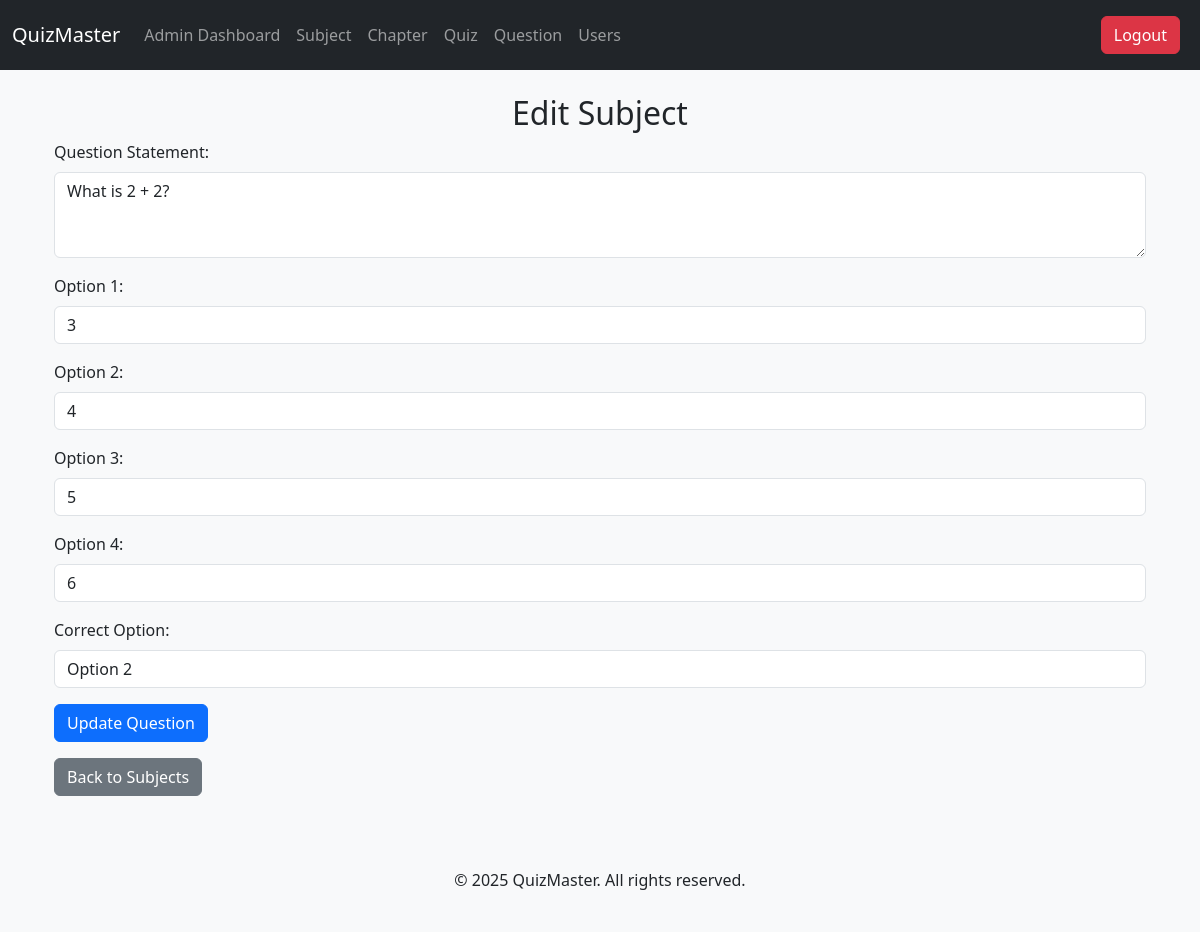
Screenshot of /admin/edit-question/1 (signed in) with the database file from the repository.
### tables this page shows
CREATE TABLE questions (
            id INTEGER PRIMARY KEY AUTOINCREMENT,
            quiz_id INTEGER,
            question_statement TEXT NOT NULL,
            option1 TEXT NOT NULL,
            option2 TEXT NOT NULL,
            option3 TEXT,
            option4 TEXT,
            correct_option INTEGER, -- This will store the index of the correct option (1-4)
            FOREIGN KEY (quiz_id) REFERENCES quizzes(id)
        );

### app.py (the view, shortened to what this page needs)
@app.route('/admin/edit-question/<int:question_id>', methods=['GET', 'POST'])
@admin_required  # Ensure you have an admin_required decorator defined
def edit_question(question_id):
    conn = sqlite3.connect('database.db')
    cursor = conn.cursor()
    cursor.execute("SELECT * FROM questions WHERE id=?", (question_id,))
    question = cursor.fetchone()
    conn.close()
    if question is None:
        flash("Question not found!", "danger")
        return redirect(url_for('question'))  # Redirect if question not found
    return render_template('edit_question.html', question=question)

### app.py (called while the page is built)
@login_manager.user_loader
def load_user(user_id):
    conn = sqlite3.connect('database.db')
    cursor = conn.cursor()
    cursor.execute("SELECT id, username, role FROM users WHERE id=?", (user_id,))
    user = cursor.fetchone()
    conn.close()
    if user:
        return User(user[0], user[1], user[2])
    return None

def admin_required(f):
    @wraps(f)
    def decorated_function(*args, **kwargs):
        if 'role' not in session or session['role'] != 'admin':
            return redirect(url_for('home'))  # Redirect to home if not admin
        return f(*args, **kwargs)
    return decorated_function

### templates/edit_question.html (shortened to what this page needs)
{% extends "base.html" %}
{% block content %}
<div class="container">
    <h2 class="text-center">Edit Subject</h2>
    <form method="POST" action="/admin/edit-question/{{ question[0] }}">
        <div class="mb-3">
            <label for="question_statement" class="form-label">Question Statement:</label>
            <textarea class="form-control" id="question_statement" name="question_statement" required rows="3" placeholder="Enter the question here">{{ question[2] }}</textarea>
        </div>
        <div class="mb-3">
            <label for="option1" class="form-label">Option 1:</label>
            <input type="text" class="form-control" id="option1" name="option1" value="{{ question[3] }}" required placeholder="Enter option 1">
        </div>
        <div class="mb-3">
            <label for="option2" class="form-label">Option 2:</label>
            <input type="text" class="form-control" id="option2" name="option2" value="{{ question[4] }}" required placeholder="Enter option 2">
        </div>
        <div class="mb-3">
            <label for="option3" class="form-label">Option 3:</label>
            <input type="text" class="form-control" id="option3" name="option3" value="{{ question[5] }}" placeholder="Enter option 3">
        </div>
        <div class="mb-3">
            <label for="option4" class="form-label">Option 4:</label>
            <input type="text" class="form-control" id="option4" name="option4" value="{{ question[6] }}" placeholder="Enter option 4">
        </div>
        <div class="mb-3">
            <label for="correct_option" class="form-label">Correct Option:</label>
            <select class="form-control" id="correct_option" name="correct_option" required>
                <option value="2" {% if question[7] == 2 %}selected{% endif %}>Option 2</option>
            </select>
        </div>
        <button type="submit" class="btn btn-primary">Update Question</button>
    </form>
    <a href="/admin/question" class="btn btn-secondary mt-3">Back to Subjects</a>
</div>
{% endblock %}

### templates/base.html (style rules this page uses)
html, body { height: 100%; }
body { display: flex; flex-direction: column; }

### rows the page displays
questions: question_statement "What is 2 + 2?", option1 "3", option2 "4", option3 "5", option4 "6", correct_option "Option 2"
